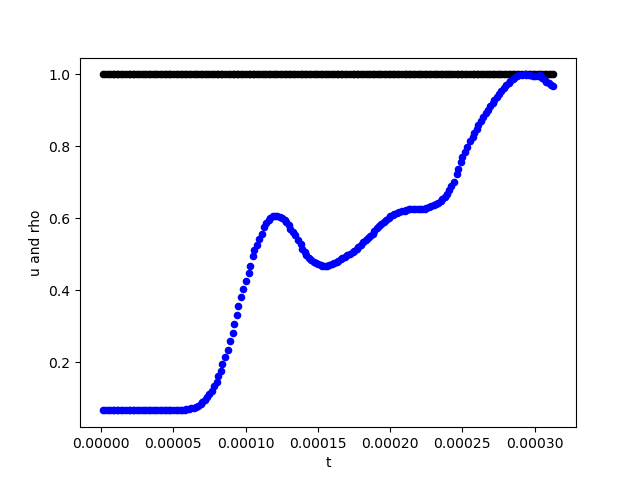

Generate this figure with Python:

import pandas as pd
import matplotlib.pyplot as plt
import numpy as np
import glob


filz = np.sort(glob.glob('./Outputs/*.csv'))

res = []

jj = 153450

for nam in filz:

	df = pd.read_csv(nam)

	t = float(nam.split('/')[-1][2:-4])
	
	rho = df['rho'].values
	u = df['u'].values
	
	res.append([t, u[jj], rho[jj]])

res = np.array(res)

print(res)

t = res[:, 0]
u = res[:, 1]
rho = res[:, 2]

plt.scatter(t, u/max(u), s = 20, color = 'black', label = 'u')
plt.scatter(t, rho/max(rho), s = 20, color = 'blue', label = 'rho')
#plt.xlim(0.0, 0.0075)
#plt.ylim(2350.0, 2400)
plt.xlabel('t')
plt.ylabel('u and rho')
plt.savefig('u_and_rho_vs_t.png')
plt.legend()
plt.show()







